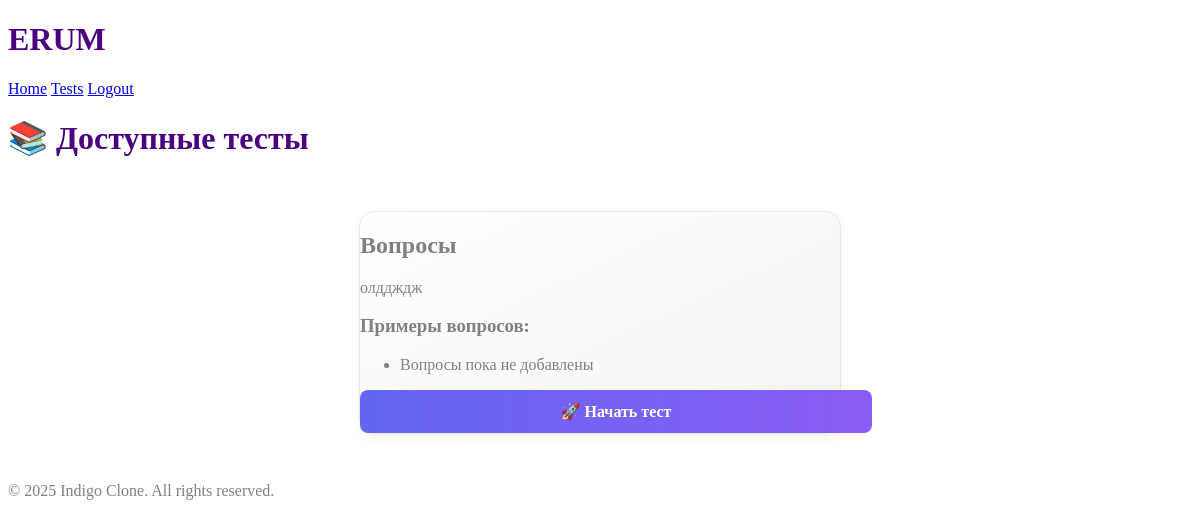
Page /tasks/tests/ (signed in) on the earlier database version.
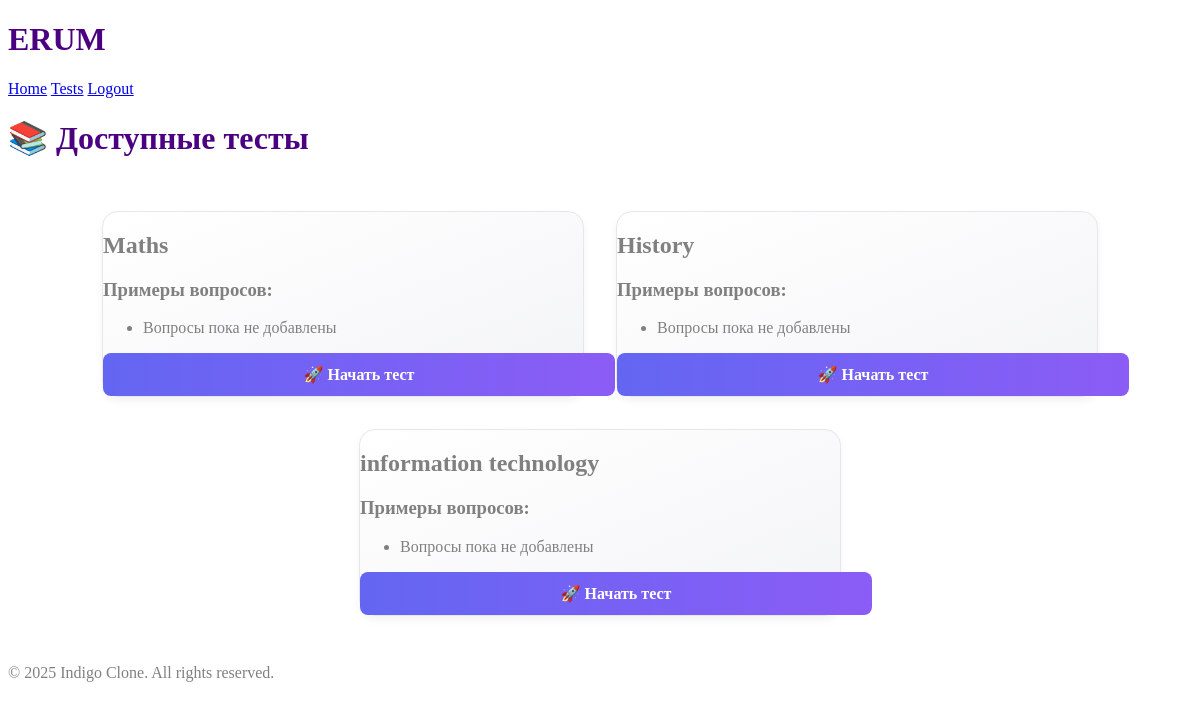
Same page on the later database version.
### tasks/models.py (models this page shows, shortened)
class Test(models.Model):
    title = models.CharField(max_length=255)
    description = models.TextField(blank=True, null=True)
    created_at = models.DateTimeField(auto_now_add=True)

### tasks/views.py (the view)
# urls.py: path("tests/", test_list, name="test_list"),  # Список тестов
@login_required
def test_list(request):
    tests = Test.objects.all().prefetch_related('topics')
    return render(request, "test_list.html", {"tests": tests})

### frontend/templates/test_list.html (shortened to what this page needs)
{% extends "base.html" %}
{% load static %}
{% block content %}
<link rel="stylesheet" href="{% static 'css/style_test.css' %}">
<div class="top-header">
    <h1 class="text-4xl font-bold text-indigo-800">📚 Доступные тесты</h1>
</div>
<div class="page-bg">
    {% if tests %}
    <div class="cards-wrapper">
        {% for test in tests %}
        <div class="test-card">
            <div class="p-6">
                <h2 class="text-xl font-semibold text-gray-800 mb-2">{{ test.title }}</h2>
                {% if test.description %}
                <p class="text-gray-600 mb-4">{{ test.description }}</p>
                {% endif %}
                <div class="mb-4">
                    <h3 class="font-medium text-gray-700 mb-2">Примеры вопросов:</h3>
                    <ul class="space-y-1">
                        {% for question in test.question_set.all|slice:":3" %}
                        <li class="flex items-start">
                            <span class="text-indigo-500 mr-2">•</span>
                            <span class="text-gray-600">{{ question.text }}</span>
                        </li>
                        {% empty %}
                        <li class="text-gray-400">Вопросы пока не добавлены</li>
                        {% endfor %}
                    </ul>
                </div>
                <a href="{% url 'start_test' test.id %}"
                   class="start-test-btn">
                    🚀 Начать тест
                </a>
            </div>
        </div>
        {% endfor %}
    </div>
    {% endif %}
</div>
{% endblock %}

### frontend/templates/base.html (shortened to what this page needs)
{% load static %}
<!DOCTYPE html>
<html lang="en">
<head>
    <link rel="stylesheet" href="{% static 'css/style.css' %}">
</head>
<body>
    <header id="main-header">
        <div class="header-content">
            <h1 id="logo">ERUM</h1>
            <nav class="main-nav">
                <a href="{% url 'home' %}" class="nav-item">Home</a>
                <a href="{% url 'test_list' %}" class="nav-item">Tests</a>
                {% if user.is_authenticated %}
                    <a href="{% url 'user_logout' %}" class="auth-button logout-btn">Logout</a>
                {% else %}
                    <a href="{% url 'register' %}" class="auth-button signup-btn">Sign Up</a>
                    <a href="{% url 'login' %}" class="auth-button login-btn">Login</a>
                {% endif %}
            </nav>
        </div>
    </header>
    <main class="content-wrapper">
        <div class="content-container">
            {% block content %}{% endblock %}
        </div>
    </main>
    <footer id="main-footer">
        <div class="footer-content">
            <p class="copyright">&copy; {% now "Y" %} Indigo Clone. All rights reserved.</p>
        </div>
    </footer>
</body>
</html>

### frontend/static/css/style.css (style rules this page uses)
body { background-color: white; color: gray; }
h1 { color: indigo; font-size: 2rem; }

### frontend/static/css/style_test.css (style rules this page uses)
.cards-wrapper { display: flex; flex-wrap: wrap; justify-content: center; gap: 2rem; padding: 2rem; }
.test-card { width: 100%; max-width: 480px; background: linear-gradient(to bottom right, #ffffff, #f3f4f6); border: 1px solid #e5e7eb; border-radius: 1rem; transition: transform 0.3s ease, box-shadow 0.3s ease; box-shadow: 0 4px 8px rgba(0, 0, 0, 0.05); }
.start-test-btn { display: block; width: 100%; background: linear-gradient(to right, #6366f1, #8b5cf6); color: white; text-align: center; padding: 0.75rem 1rem; border-radius: 0.5rem; font-weight: 600; transition: transform 0.2s ease, background 0.3s ease; text-decoration: none; margin-top: 1rem; }

Differences in the rows shown:
removed Test: title "Вопросы", description "олддждж"
added Test: title "Maths"
added Test: title "History"
added Test: title "information technology"
